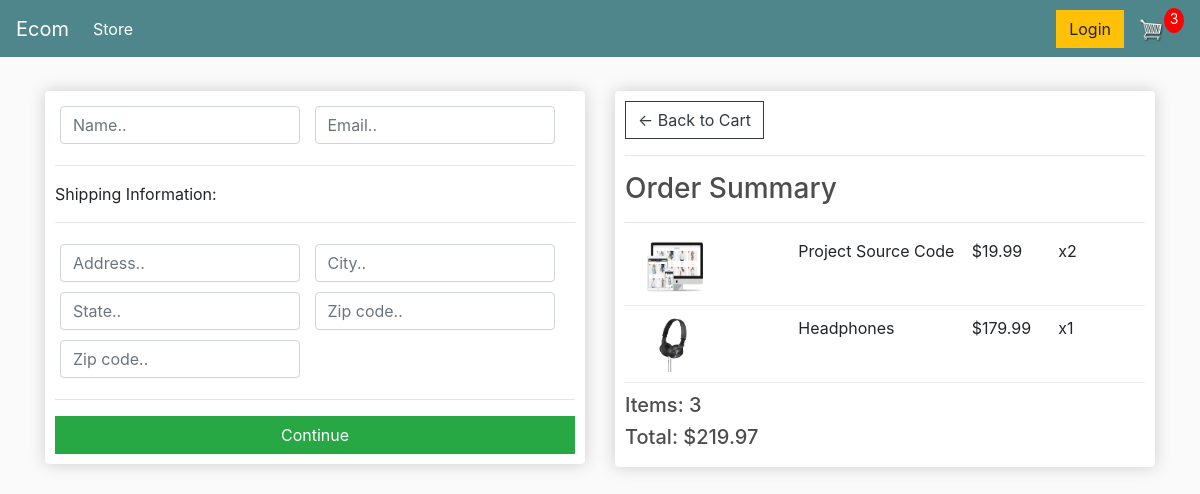
The page /checkout/ (signed in) on the database its author committed.
### store/models.py (models this page shows, shortened)
class OrderItem(models.Model):
	product = models.ForeignKey(Product, on_delete=models.SET_NULL, null=True)
	order = models.ForeignKey(Order, on_delete=models.SET_NULL, null=True)
	quantity = models.IntegerField(default=0, null=True, blank=True)
	date_added = models.DateTimeField(auto_now_add=True)
	@property
	def get_total(self):
		total = self.product.price * self.quantity
		return total

class Product(models.Model):
	name = models.CharField(max_length=200)
	price = models.FloatField()
	digital = models.BooleanField(default=False,null=True, blank=True)
	image = models.ImageField(null=True, blank=True)
	@property
	def imageURL(self):
		try:
			url = self.image.url
		except:
			url = ''
		return url

class Order(models.Model):
	customer = models.ForeignKey(Customer, on_delete=models.SET_NULL, null=True, blank=True)
	date_ordered = models.DateTimeField(auto_now_add=True)
	complete = models.BooleanField(default=False)
	transaction_id = models.CharField(max_length=100, null=True)
	@property
	def shipping(self):
		shipping = False
		orderitems = self.orderitem_set.all()
		for i in orderitems:
			if i.product.digital == False:
				shipping = True
		return shipping
	@property
	def get_cart_total(self):
		orderitems = self.orderitem_set.all()
		total = sum([item.get_total for item in orderitems])
		return total
	@property
	def get_cart_items(self):
		orderitems = self.orderitem_set.all()
		total = sum([item.quantity for item in orderitems])
		return total

### store/views.py (the view)
# urls.py: path('checkout/', views.checkout, name="checkout"),
def checkout(request):
	data = cartData(request)
	cartItems = data['cartItems']
	order = data['order']
	items = data['items']
	context = {'items':items, 'order':order, 'cartItems':cartItems}
	return render(request, 'store/checkout.html', context)

### store/utils.py (called while the page is built)
def cartData(request):
    if request.user.is_authenticated:
        try:
            customer = request.user.customer
        except:
            customer = Customer.objects.create(user=request.user)
        order, created = Order.objects.get_or_create(customer=customer, complete=False)
        items = order.orderitem_set.all()
        cartItems = sum([item.quantity for item in items])
    else:
        items = []
        order = {'get_cart_total': 0, 'get_cart_items': 0, 'shipping': False}
        cartItems = 0
    return {'cartItems': cartItems, 'order': order, 'items': items}

### store/templates/store/checkout.html (shortened to what this page needs)
{% extends 'store/main.html' %}
{% load static %}
{% block content %}
     <div class="row">
		<div class="col-lg-6">
			<div class="box-element" id="form-wrapper">
				<form id="form">
					<div id="user-info">
						<div class="form-field">
							<input required class="form-control" type="text" name="name" placeholder="Name..">
						</div>
						<div class="form-field">
							<input required class="form-control" type="email" name="email" placeholder="Email..">
						</div>
					</div>
					<div id="shipping-info">
						<hr>
						<p>Shipping Information:</p>
						<hr>
						<div class="form-field">
							<input class="form-control" type="text" name="address" placeholder="Address..">
						</div>
						<div class="form-field">
							<input class="form-control" type="text" name="city" placeholder="City..">
						</div>
						<div class="form-field">
							<input class="form-control" type="text" name="state" placeholder="State..">
						</div>
						<div class="form-field">
							<input class="form-control" type="text" name="zipcode" placeholder="Zip code..">
						</div>
						<div class="form-field">
							<input class="form-control" type="text" name="country" placeholder="Zip code..">
						</div>
					</div>
					<hr>
					<input id="form-button" class="btn btn-success btn-block" type="submit" value="Continue">
				</form>
			</div>
			<br>
		</div>
		<div class="col-lg-6">
			<div class="box-element">
				<a  class="btn btn-outline-dark" href="{% url 'cart' %}">&#x2190; Back to Cart</a>
				<hr>
				<h3>Order Summary</h3>
				<hr>
				{% for item in items %}
				<div class="cart-row">
					<div style="flex:2"><img class="row-image" src="{{item.product.imageURL}}"></div>
					<div style="flex:2"><p>{{item.product.name}}</p></div>
					<div style="flex:1"><p>${{item.product.price|floatformat:2}}</p></div>
					<div style="flex:1"><p>x{{item.quantity}}</p></div>
				</div>
				{% endfor %}
				<h5>Items:   {{order.get_cart_items}}</h5>
				<h5>Total:   ${{order.get_cart_total|floatformat:2}}</h5>
			</div>
		</div>
	</div>
{% endblock content %}

### static/css/main.css (style rules this page uses)
body { background-color: hsl(0, 0%, 98%); }
h1,h2,h3,h4,h5,h6 { color:hsl(0, 0%, 30%); }
.box-element { box-shadow:hsl(0, 0%, 80%) 0 0 16px; background-color: #fff; border-radius: 4px; padding: 10px; }
.col-lg-4, .col-lg-6, .col-lg-8, .col-lg-12 { margin-top: 10px; }
.btn { border-radius: 0; }
.row-image { width: 100px; }
.form-field { width:250px; display: inline-block; padding: 5px; }
.cart-row { display: flex; align-items: flex-stretch; padding-bottom: 10px; margin-bottom: 10px; border-bottom: 1px solid #ececec; }

### rows shown on the page
OrderItem: product.imageURL (picture), product.name "Project Source Code", product.price "19.99", quantity "2"
OrderItem: product.imageURL (picture), product.name "Headphones", product.price "179.99", quantity "1"
Order: get_cart_items "3", get_cart_total "219.97"

### other values the page prints
{{ cartItems }} "3"
